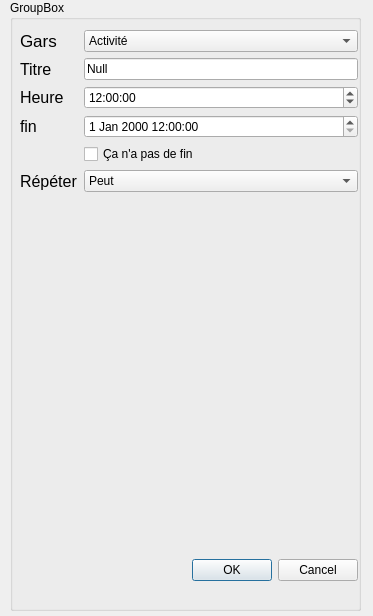
<?xml version="1.0" encoding="UTF-8"?>
<ui version="4.0">
 <class>activitydialog</class>
 <widget class="QDialog" name="activitydialog">
  <property name="geometry">
   <rect>
    <x>0</x>
    <y>0</y>
    <width>373</width>
    <height>616</height>
   </rect>
  </property>
  <property name="windowTitle">
   <string>Dialog</string>
  </property>
  <widget class="QGroupBox" name="groupBox">
   <property name="geometry">
    <rect>
     <x>10</x>
     <y>0</y>
     <width>351</width>
     <height>611</height>
    </rect>
   </property>
   <property name="title">
    <string>GroupBox</string>
   </property>
   <widget class="QWidget" name="layoutWidget_2">
    <property name="geometry">
     <rect>
      <x>10</x>
      <y>30</y>
      <width>338</width>
      <height>551</height>
     </rect>
    </property>
    <layout class="QVBoxLayout" name="verticalLayout_4">
     <item>
      <layout class="QFormLayout" name="formLayout">
       <item row="0" column="0">
        <widget class="QLabel" name="label_3">
         <property name="font">
          <font>
           <pointsize>13</pointsize>
          </font>
         </property>
         <property name="text">
          <string>Gars</string>
         </property>
        </widget>
       </item>
       <item row="0" column="1">
        <widget class="QComboBox" name="tipo">
         <item>
          <property name="text">
           <string>Activité</string>
          </property>
         </item>
         <item>
          <property name="text">
           <string>Événement</string>
          </property>
         </item>
        </widget>
       </item>
       <item row="1" column="0">
        <widget class="QLabel" name="label_4">
         <property name="font">
          <font>
           <pointsize>12</pointsize>
          </font>
         </property>
         <property name="text">
          <string>Titre</string>
         </property>
        </widget>
       </item>
       <item row="1" column="1">
        <widget class="QLineEdit" name="titolo">
         <property name="text">
          <string>Null</string>
         </property>
        </widget>
       </item>
       <item row="2" column="0">
        <widget class="QLabel" name="label_5">
         <property name="font">
          <font>
           <pointsize>12</pointsize>
          </font>
         </property>
         <property name="text">
          <string>Heure </string>
         </property>
        </widget>
       </item>
       <item row="2" column="1">
        <widget class="QTimeEdit" name="inizio">
         <property name="time">
          <time>
           <hour>12</hour>
           <minute>0</minute>
           <second>0</second>
          </time>
         </property>
        </widget>
       </item>
       <item row="3" column="0">
        <widget class="QLabel" name="label_6">
         <property name="font">
          <font>
           <pointsize>12</pointsize>
          </font>
         </property>
         <property name="text">
          <string>fin</string>
         </property>
        </widget>
       </item>
       <item row="4" column="1">
        <widget class="QCheckBox" name="NoEnd">
         <property name="text">
          <string>Ça n'a pas de fin</string>
         </property>
        </widget>
       </item>
       <item row="5" column="0">
        <widget class="QLabel" name="label_7">
         <property name="font">
          <font>
           <pointsize>12</pointsize>
          </font>
         </property>
         <property name="text">
          <string>Répéter</string>
         </property>
        </widget>
       </item>
       <item row="5" column="1">
        <widget class="QComboBox" name="ripeti">
         <item>
          <property name="text">
           <string>Peut</string>
          </property>
         </item>
         <item>
          <property name="text">
           <string>Tous les jours</string>
          </property>
         </item>
         <item>
          <property name="text">
           <string>Toutes les semaines</string>
          </property>
         </item>
         <item>
          <property name="text">
           <string>Chaque mois</string>
          </property>
         </item>
         <item>
          <property name="text">
           <string>Chaque année</string>
          </property>
         </item>
        </widget>
       </item>
       <item row="3" column="1">
        <widget class="QDateTimeEdit" name="fine">
         <property name="time">
          <time>
           <hour>12</hour>
           <minute>0</minute>
           <second>0</second>
          </time>
         </property>
        </widget>
       </item>
      </layout>
     </item>
     <item>
      <widget class="QLabel" name="Error">
       <property name="font">
        <font>
         <pointsize>10</pointsize>
        </font>
       </property>
       <property name="text">
        <string/>
       </property>
      </widget>
     </item>
     <item>
      <widget class="QDialogButtonBox" name="buttonBox">
       <property name="enabled">
        <bool>true</bool>
       </property>
       <property name="minimumSize">
        <size>
         <width>0</width>
         <height>0</height>
        </size>
       </property>
       <property name="orientation">
        <enum>Qt::Horizontal</enum>
       </property>
       <property name="standardButtons">
        <set>QDialogButtonBox::Cancel|QDialogButtonBox::Ok</set>
       </property>
      </widget>
     </item>
    </layout>
   </widget>
  </widget>
 </widget>
 <resources/>
 <connections/>
</ui>
